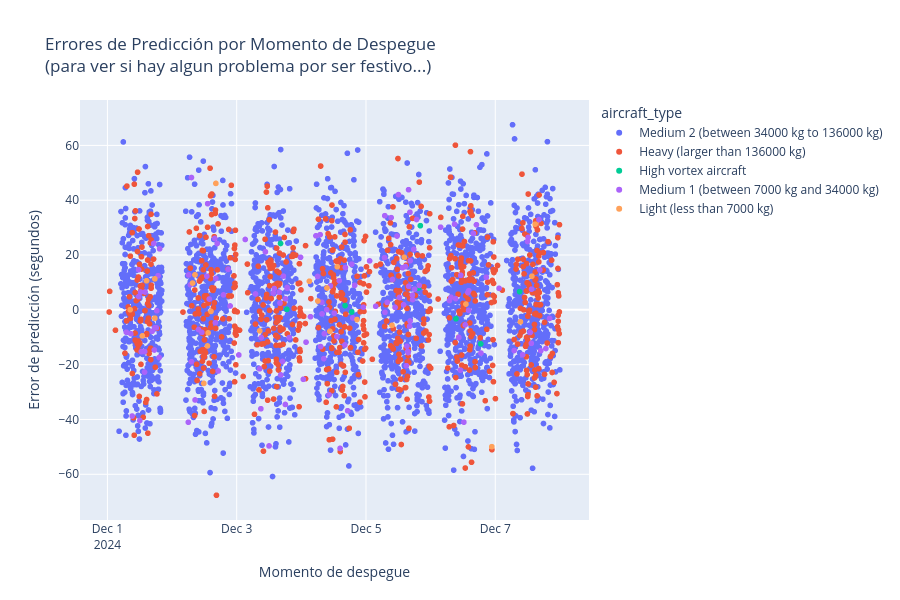

This figure's notebook cell:
### Markdown cell above
POSIBLES MEJORAS
- Añadir un mapa con el punto de espera y la media/mediana (se pueden meter botones como en el heatmap) del error que tiene

### Code cell
import pandas as pd
import plotly.express as px

# Asegúrate de tener la columna de error
df['error'] = df['prediccion_tiempo_espera'] - df['tiempo_espera']

# Agrupar los despegues por minuto


# Scatter plot
fig = px.scatter(
    df,
    x='despegue',
    y='error',
    color='aircraft_type',
    hover_data=['ICAO', 'error', 'aircraft_type', 'holding_point'],
    title='Errores de Predicción por Momento de Despegue<br>(para ver si hay algun problema por ser festivo...)',
    labels={'despegue': 'Despegue', 'error': 'Error (s)'}
)

fig.update_layout(
    xaxis_title='Momento de despegue',
    yaxis_title='Error de predicción (segundos)',
    height=600
)

fig.show()

### Figure 1 — Plotly figure (JSON) as saved in the notebook; plotly's stock layout.template omitted (floating-point values rounded to 4 significant figures; data arrays with more than 128 entries replaced by an {"elided": "..."} marker saying what was removed)
{"data": [{"customdata": {"elided": "3079x3 str values"}, "hovertemplate": "aircraft_type=%{customdata[1]}<br>Despegue=%{x}<br>Error (s)=%{y}<br>ICAO=%{customdata[0]}<br>holding_point=%{customdata[2]}<extra></extra>", "legendgroup": "Medium 2 (between 34000 kg to 136000 kg)", "marker": {"color": "#636efa", "symbol": "circle"}, "mode": "markers", "name": "Medium 2 (between 34000 kg to 136000 kg)", "showlegend": true, "type": "scattergl", "x": {"elided": "3079 str values"}, "xaxis": "x", "y": {"elided": "3079 float values"}, "yaxis": "y"}, {"customdata": {"elided": "730x3 str values"}, "hovertemplate": "aircraft_type=%{customdata[1]}<br>Despegue=%{x}<br>Error (s)=%{y}<br>ICAO=%{customdata[0]}<br>holding_point=%{customdata[2]}<extra></extra>", "legendgroup": "Heavy (larger than 136000 kg)", "marker": {"color": "#EF553B", "symbol": "circle"}, "mode": "markers", "name": "Heavy (larger than 136000 kg)", "showlegend": true, "type": "scattergl", "x": {"elided": "730 str values"}, "xaxis": "x", "y": {"elided": "730 float values"}, "yaxis": "y"}, {"customdata": [["440bca", "High vortex aircraft", "Y1"], ["440bca", "High vortex aircraft", "Y1"], ["440bca", "High vortex aircraft", "Y1"], ["440bca", "High vortex aircraft", "Y1"], ["34310d", "High vortex aircraft", "Z1"], ["341119", "High vortex aircraft", "Z2"], ["440bc7", "High vortex aircraft", "Z2"], ["4ca8af", "High vortex aircraft", "Z2"], ["34664e", "High vortex aircraft", "Y1"]], "hovertemplate": "aircraft_type=%{customdata[1]}<br>Despegue=%{x}<br>Error (s)=%{y}<br>ICAO=%{customdata[0]}<br>holding_point=%{customdata[2]}<extra></extra>", "legendgroup": "High vortex aircraft", "marker": {"color": "#00cc96", "symbol": "circle"}, "mode": "markers", "name": "High vortex aircraft", "showlegend": true, "type": "scattergl", "x": ["2024-12-03 18:38:35.270", "2024-12-04 18:40:36.265", "2024-12-05 19:28:49.029", "2024-12-06 18:34:52.819", "2024-12-03 16:16:23.796", "2024-12-04 16:14:03.798", "2024-12-07 09:02:31.158", "2024-12-05 20:10:27.291", "2024-12-06 09:23:28.694"], "xaxis": "x", "y": [0.2014, -0.7813, 7.966, -12.42, 24.22, 1.567, 6.655, 30.71, -3.253], "yaxis": "y"}, {"customdata": {"elided": "146x3 str values"}, "hovertemplate": "aircraft_type=%{customdata[1]}<br>Despegue=%{x}<br>Error (s)=%{y}<br>ICAO=%{customdata[0]}<br>holding_point=%{customdata[2]}<extra></extra>", "legendgroup": "Medium 1 (between 7000 kg and 34000 kg)", "marker": {"color": "#ab63fa", "symbol": "circle"}, "mode": "markers", "name": "Medium 1 (between 7000 kg and 34000 kg)", "showlegend": true, "type": "scattergl", "x": {"elided": "146 str values"}, "xaxis": "x", "y": {"elided": "146 float values"}, "yaxis": "y"}, {"customdata": [["488912", "Light (less than 7000 kg)", "K2"], ["460cb6", "Light (less than 7000 kg)", "Y1"], ["4407c4", "Light (less than 7000 kg)", "Y1"], ["4402ff", "Light (less than 7000 kg)", "Y1"], ["494142", "Light (less than 7000 kg)", "Y1"], ["494142", "Light (less than 7000 kg)", "Z2"], ["49d4cf", "Light (less than 7000 kg)", "Y1"], ["4b10dd", "Light (less than 7000 kg)", "Y1"], ["3e4601", "Light (less than 7000 kg)", "Z4"], ["4d02a5", "Light (less than 7000 kg)", "Z4"], ["4911ec", "Light (less than 7000 kg)", "Z2"], ["3e3e62", "Light (less than 7000 kg)", "Y1"], ["440593", "Light (less than 7000 kg)", "Y1"], ["4401b7", "Light (less than 7000 kg)", "Y1"], ["3e377e", "Light (less than 7000 kg)", "Z4"], ["3e377e", "Light (less than 7000 kg)", "Z2"], ["494141", "Light (less than 7000 kg)", "Y1"], ["3e1a54", "Light (less than 7000 kg)", "Z4"], ["3e1a54", "Light (less than 7000 kg)", "Z4"], ["3e1a54", "Light (less than 7000 kg)", "Y1"], ["3e272b", "Light (less than 7000 kg)", "Y1"], ["3e272b", "Light (less than 7000 kg)", "Z4"], ["3d7061", "Light (less than 7000 kg)", "Y1"], ["3e5241", "Light (less than 7000 kg)", "Y1"], ["3e31d8", "Light (less than 7000 kg)", "Y1"], ["3e31d8", "Light (less than 7000 kg)", "Z4"]], "hovertemplate": "aircraft_type=%{customdata[1]}<br>Despegue=%{x}<br>Error (s)=%{y}<br>ICAO=%{customdata[0]}<br>holding_point=%{customdata[2]}<extra></extra>", "legendgroup": "Light (less than 7000 kg)", "marker": {"color": "#FFA15A", "symbol": "circle"}, "mode": "markers", "name": "Light (less than 7000 kg)", "showlegend": true, "type": "scattergl", "x": ["2024-12-02 11:48:22.582", "2024-12-04 10:35:45.849", "2024-12-07 14:48:53.545", "2024-12-01 08:26:22.571", "2024-12-02 13:23:25.389", "2024-12-04 13:19:39.181", "2024-12-02 08:30:58.912", "2024-12-02 07:37:44.627", "2024-12-06 22:42:23.857", "2024-12-03 08:33:23.490", "2024-12-02 16:16:10.898", "2024-12-04 06:07:29.752", "2024-12-01 14:31:04.434", "2024-12-01 12:57:53.536", "2024-12-04 09:30:37.465", "2024-12-05 09:39:30.317", "2024-12-01 17:36:36.719", "2024-12-01 17:37:08.720", "2024-12-04 02:58:49.607", "2024-12-07 09:20:28.983", "2024-12-02 13:09:06.581", "2024-12-04 20:39:37.125", "2024-12-05 14:13:09.062", "2024-12-02 14:27:30.163", "2024-12-06 13:06:35.663", "2024-12-07 13:36:02.989"], "xaxis": "x", "y": [-26.83, -7.842, 31.27, 0.04729, -8.415, 15.73, 12.79, 9.779, -49.93, -7.672, 46.14, 3.228, 10.63, -9.498, 7.978, -5.639, 11.3, -3.056, 10.44, -4.374, -13.16, -3.526, 19.2, -0.5719, 2.106, 12.29], "yaxis": "y"}], "layout": {"height": 600, "legend": {"title": {"text": "aircraft_type"}, "tracegroupgap": 0}, "title": {"text": "Errores de Predicción por Momento de Despegue<br>(para ver si hay algun problema por ser festivo...)"}, "xaxis": {"anchor": "y", "domain": [0, 1], "title": {"text": "Momento de despegue"}}, "yaxis": {"anchor": "x", "domain": [0, 1], "title": {"text": "Error de predicción (segundos)"}}}}
